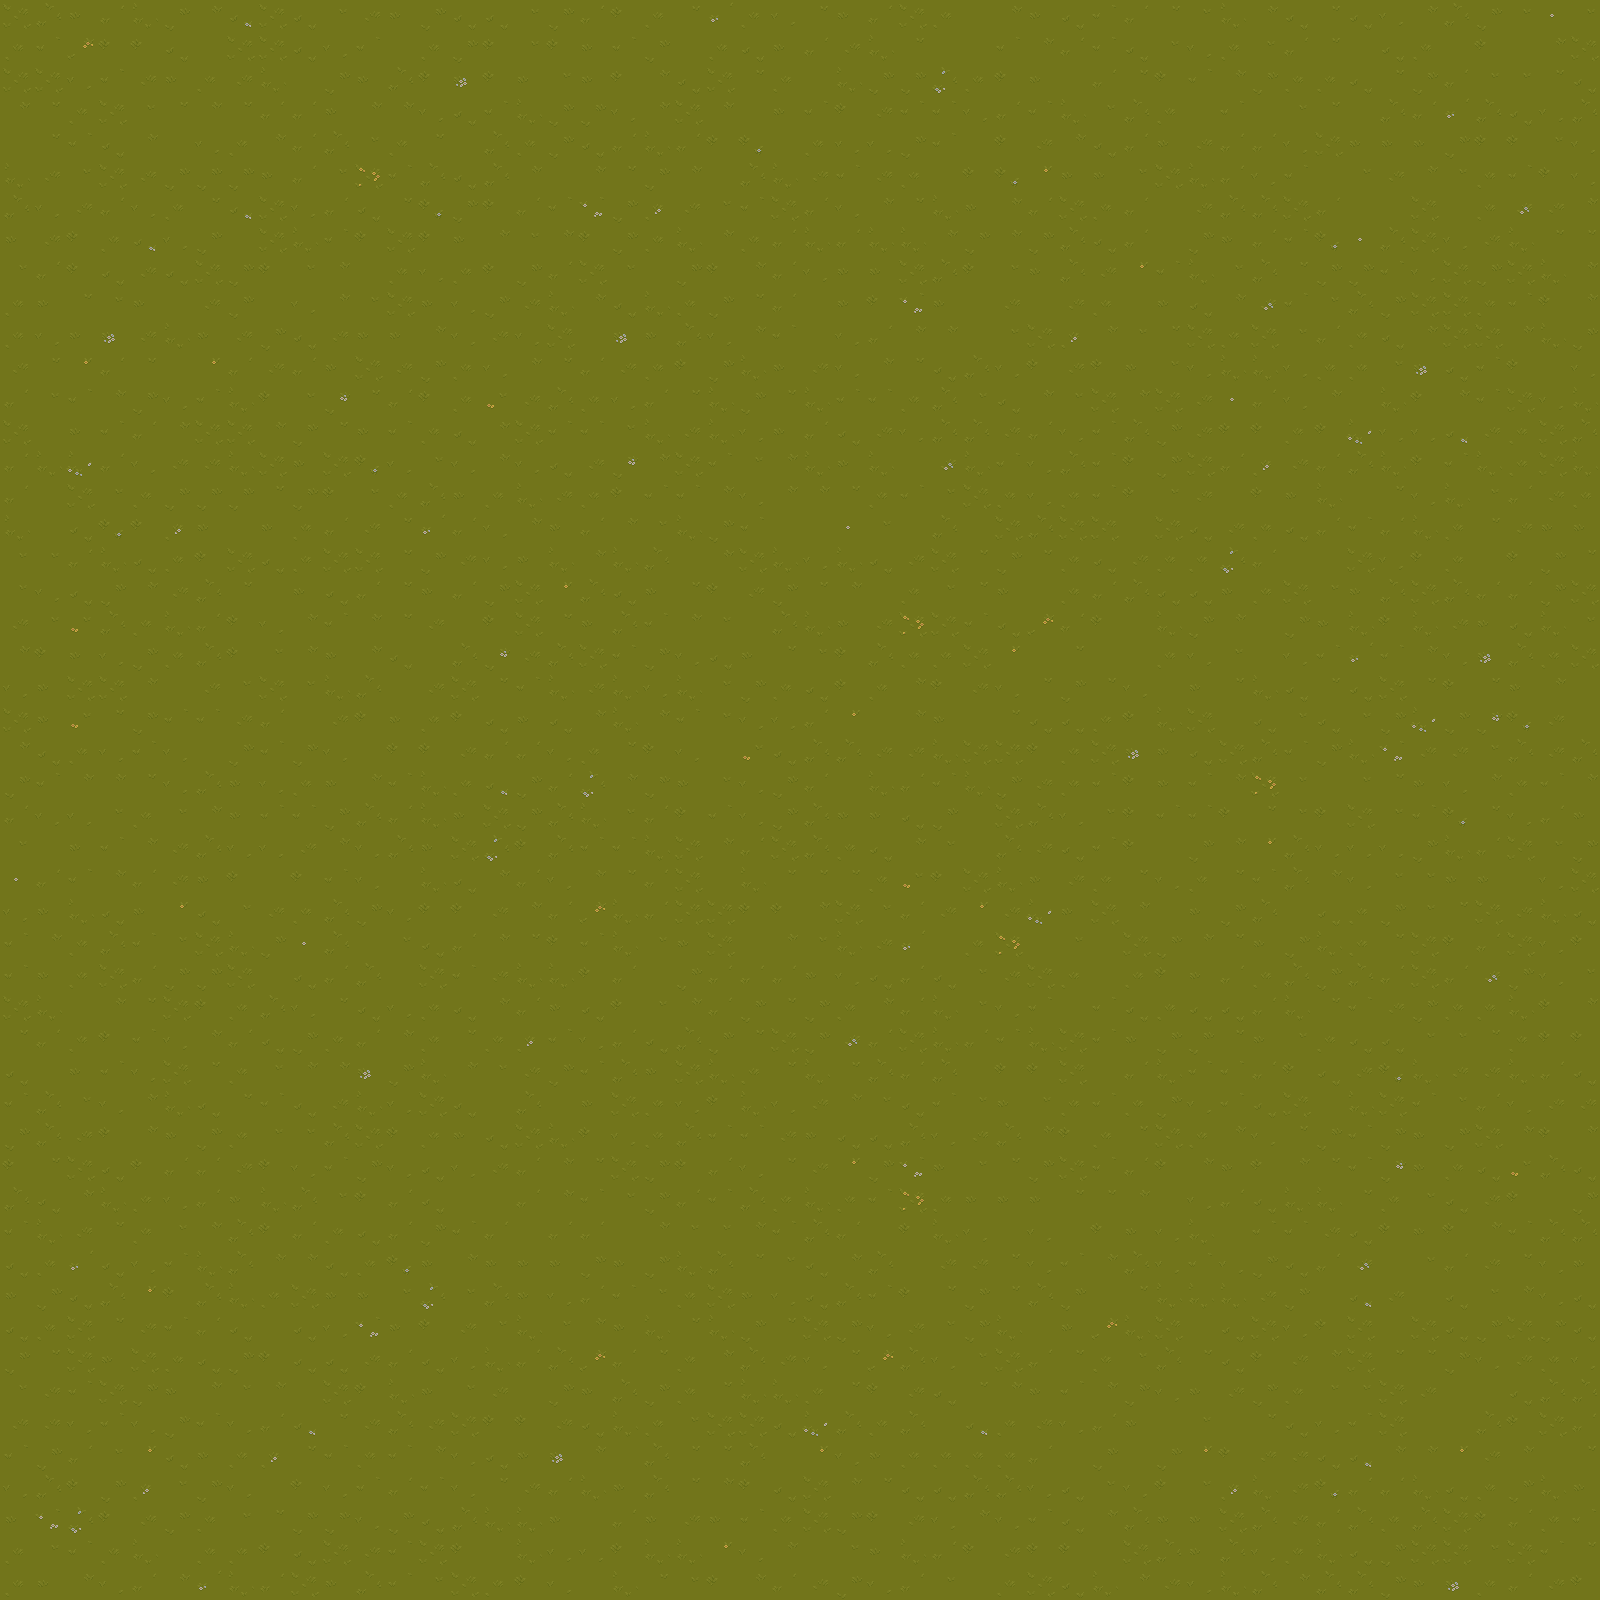

The image is a tile-based game level rendered from a .tmx file. Its description and complete source (layers, tilesets, objects, tile grids) follow:
An orthogonal 50x50 tile map with 32x32 px tiles, 1 tile layer (Ground), 2 tilesets and 2 objects (2x StaticStructure).

<map version="1.10" tiledversion="1.11.0" orientation="orthogonal" renderorder="right-down" width="50" height="50" tilewidth="32" tileheight="32" infinite="0" nextlayerid="4" nextobjectid="8">
 <tileset firstgid="1" source="TX Tileset Grass.tsx" />
 <tileset firstgid="65" source="Structures.tsx" />
 <layer id="1" name="Ground" width="50" height="50">
  <data encoding="csv">
26,18,9,27,25,10,11,8,26,4,17,28,9,10,4,4,17,10,27,2,19,20,31,19,12,20,9,27,26,19,1,11,9,4,3,27,20,17,25,11,4,20,4,12,11,18,10,17,5,17,
19,3,15,2,2,4,1,26,26,4,12,3,1,19,10,2,17,2,9,3,10,1,19,4,9,27,28,25,20,1,1,3,11,27,3,4,17,12,19,17,27,20,1,4,19,1,2,1,11,26,
26,26,12,3,28,9,19,28,25,1,10,9,18,2,13,2,9,17,9,2,11,4,26,20,19,1,25,10,10,22,19,2,9,1,27,20,2,3,11,10,19,19,4,20,10,27,17,17,20,4,
11,20,19,26,17,20,11,20,27,27,9,11,11,12,4,3,25,10,10,12,11,26,11,1,9,3,2,28,3,3,12,27,3,25,17,18,19,1,3,1,17,20,1,18,27,31,18,4,12,18,
1,20,3,4,11,1,12,19,11,27,18,17,19,20,1,18,19,10,4,27,25,27,2,6,1,19,12,12,10,3,1,2,28,11,4,27,9,28,27,27,12,26,9,9,9,10,2,2,17,12,
25,28,17,26,28,10,10,10,9,27,17,30,3,18,4,18,11,1,11,20,10,11,1,18,25,28,3,28,19,1,2,6,24,9,9,17,26,25,27,12,3,1,17,28,11,17,19,3,2,12,
18,12,28,27,12,19,20,8,26,12,27,4,20,6,10,2,27,3,7,10,23,28,17,3,26,27,12,11,20,25,9,11,27,26,19,27,1,28,18,18,26,27,1,1,26,1,19,32,28,11,
9,28,2,19,8,12,10,1,26,25,3,2,26,2,9,11,17,11,2,10,19,25,11,19,27,25,27,25,25,11,10,11,10,18,4,27,1,10,9,27,3,6,5,18,26,12,28,25,20,20,
17,27,2,4,28,4,26,10,2,17,11,1,19,12,19,2,10,27,26,17,1,10,2,11,27,12,9,9,26,18,2,17,9,18,28,24,3,25,17,18,20,10,10,3,12,26,10,26,25,11,
19,9,20,17,9,1,28,10,1,12,11,17,26,9,12,10,28,25,11,4,25,19,10,20,27,1,9,2,7,9,1,28,1,28,19,1,9,4,11,32,3,17,18,10,26,26,19,3,2,11,
19,12,9,13,28,25,9,28,10,4,28,9,9,11,12,28,12,26,1,13,9,18,12,11,3,1,12,27,11,11,1,17,26,23,11,17,20,26,19,26,17,27,19,4,11,26,26,11,25,10,
28,20,24,27,20,1,24,27,28,27,9,26,28,10,19,12,11,20,27,28,19,2,10,25,9,28,12,11,20,4,18,12,2,28,2,9,17,12,25,25,12,19,19,17,13,4,3,2,1,12,
27,17,3,11,10,12,3,25,2,17,14,20,27,2,19,21,28,18,19,12,27,20,25,10,20,25,3,3,19,18,17,4,11,17,26,11,26,28,5,27,12,11,1,25,2,11,3,26,12,25,
26,1,9,3,27,11,26,26,11,10,20,9,3,19,4,11,26,3,3,17,25,28,25,12,9,27,4,28,12,18,18,28,27,12,3,18,10,28,2,2,19,2,29,12,12,8,28,19,26,18,
27,25,29,27,12,28,28,25,26,9,26,6,12,17,12,11,12,4,28,14,11,26,3,17,11,25,9,25,1,32,25,3,12,18,3,2,10,26,27,23,28,27,18,25,2,3,25,19,26,25,
27,1,26,17,19,10,10,10,20,10,2,17,19,18,9,19,25,28,19,2,3,3,11,12,11,11,20,19,3,17,26,19,12,19,3,2,17,28,1,2,9,25,1,20,12,25,17,27,28,19,
25,1,4,6,2,23,9,1,9,19,27,28,20,31,27,12,11,9,27,11,17,25,10,3,1,1,5,17,1,18,1,26,18,26,26,1,26,4,28,19,4,27,3,27,25,19,20,28,9,9,
17,17,27,25,4,19,2,26,4,19,26,26,20,10,28,12,9,25,11,25,18,1,11,26,25,12,25,4,28,26,20,10,20,19,4,28,19,19,22,27,1,1,26,12,2,19,1,2,10,20,
17,12,4,10,11,28,18,20,1,9,4,27,20,9,27,10,26,24,18,4,9,20,2,28,10,20,11,1,19,17,20,9,1,19,27,18,4,4,9,19,26,17,9,18,26,18,27,27,10,26,
28,17,21,18,19,25,27,2,12,11,3,11,20,28,1,2,26,20,9,18,3,11,17,1,18,25,9,28,30,26,3,4,15,27,2,1,25,10,11,1,10,9,25,2,25,28,9,4,25,17,
11,2,9,12,10,19,18,2,17,11,9,11,4,1,18,14,28,18,26,3,10,12,4,9,20,17,2,18,19,19,26,24,1,20,1,1,19,12,17,1,12,3,31,3,11,12,13,18,19,26,
12,9,26,26,11,1,28,17,26,17,25,18,1,28,26,20,3,25,28,25,16,25,17,10,19,4,2,19,11,2,28,12,20,10,20,12,1,9,20,25,4,20,4,26,20,2,20,9,11,1,
26,9,21,20,10,3,3,28,27,1,28,2,9,19,2,4,9,4,11,25,11,3,17,12,12,27,24,1,11,9,1,20,4,4,19,2,25,26,1,4,17,4,17,10,29,10,14,6,28,1,
11,4,19,12,3,12,1,10,3,10,12,1,2,2,28,27,27,12,19,20,2,12,1,21,4,18,18,28,28,25,26,26,2,19,26,13,9,4,26,18,3,10,25,7,28,28,17,18,28,18,
10,3,11,11,20,12,18,9,12,19,9,11,3,25,19,8,10,27,22,11,10,9,17,12,10,27,1,25,27,3,25,10,28,19,3,2,9,3,11,30,17,1,17,20,9,12,11,19,3,11,
27,12,12,17,19,17,11,9,3,3,10,18,27,25,9,26,10,18,25,17,27,2,3,16,10,18,9,9,4,10,1,26,18,12,17,2,3,3,2,20,17,2,26,17,3,6,20,12,27,9,
17,1,9,3,11,28,18,12,12,28,11,12,18,9,26,22,2,18,3,3,25,26,11,27,26,18,19,4,11,17,1,18,28,4,3,2,1,10,11,24,18,12,12,12,10,25,27,26,17,10,
5,27,3,11,27,28,9,2,1,2,3,12,1,25,4,11,27,12,11,20,27,26,1,25,20,20,20,19,21,2,26,25,9,28,19,20,12,19,20,3,18,11,12,17,17,9,9,1,12,26,
12,9,25,4,9,24,4,17,28,19,18,10,12,2,2,28,11,27,15,25,27,26,26,2,2,11,26,17,27,28,24,28,29,9,26,11,1,9,10,18,1,4,19,10,17,20,26,28,25,4,
3,11,19,18,3,17,26,25,10,5,18,1,17,4,27,11,20,2,3,25,17,9,26,1,11,17,25,28,31,1,19,30,1,17,1,26,10,11,20,9,10,25,19,20,26,2,27,26,12,2,
3,9,19,26,27,10,10,26,1,4,27,18,1,26,3,28,25,25,2,27,1,10,27,27,27,9,12,4,27,4,17,28,26,19,1,19,2,9,27,19,18,10,18,27,26,27,32,10,12,17,
26,25,1,11,20,26,2,19,18,12,20,4,12,19,4,11,27,9,4,2,17,11,27,10,20,10,19,11,27,25,17,12,3,1,3,4,19,4,4,27,25,20,3,28,10,19,19,25,2,11,
20,27,19,2,3,12,11,27,4,10,19,27,11,19,20,19,23,3,12,27,4,18,10,20,26,10,32,27,26,25,27,3,25,26,3,9,10,10,20,9,17,19,4,4,17,17,20,19,2,2,
4,1,9,3,12,26,20,19,17,11,11,13,10,25,11,17,28,10,3,18,9,26,25,19,20,25,20,18,27,18,1,2,2,26,1,27,25,3,3,27,2,4,28,6,25,28,28,25,27,4,
3,18,17,12,11,25,4,20,3,4,28,25,12,26,4,1,18,1,9,26,19,12,2,25,12,28,11,17,4,3,17,9,17,19,3,19,10,12,3,4,26,1,25,26,3,17,27,12,28,28,
10,18,28,2,11,9,10,19,17,17,18,26,2,19,9,4,26,25,2,16,19,18,3,3,28,9,4,4,18,12,28,18,11,2,19,20,26,19,11,12,20,10,3,10,9,10,26,11,2,11,
2,20,26,4,2,27,27,28,2,12,3,10,12,4,12,28,27,11,20,26,10,2,27,12,20,28,24,10,7,9,17,20,10,26,3,27,2,11,9,2,11,20,3,14,9,19,4,21,18,4,
18,4,11,25,19,12,27,9,25,18,17,2,27,4,1,1,27,11,3,17,10,27,3,18,19,25,19,3,30,19,9,9,9,20,20,11,1,12,27,4,25,25,20,19,17,4,28,2,1,10,
3,25,28,20,19,17,11,18,2,27,19,4,27,10,3,27,1,27,27,1,11,17,17,11,3,18,27,1,2,25,12,1,12,1,2,9,12,25,1,3,3,28,4,2,9,2,11,3,18,18,
4,19,31,4,12,3,25,18,11,11,4,19,6,9,11,9,9,9,10,9,10,25,18,20,17,4,11,18,1,28,28,20,12,3,11,18,12,3,12,10,4,27,32,1,17,27,28,20,12,9,
9,10,4,18,24,2,18,25,19,26,9,9,17,22,17,18,9,12,27,3,17,19,26,9,12,4,18,3,2,20,10,20,18,10,1,20,25,25,25,28,10,1,8,28,1,4,17,11,12,4,
4,19,26,20,28,3,27,4,1,4,16,7,9,2,28,17,25,17,11,9,25,20,25,10,20,26,10,12,28,17,10,25,1,9,15,25,26,1,4,26,12,2,26,1,26,4,10,26,10,4,
10,20,26,9,26,19,4,10,2,4,4,28,27,4,12,25,27,18,15,27,20,19,11,18,28,12,20,15,18,12,17,26,27,20,19,17,18,20,4,2,28,11,26,20,20,10,12,28,19,12,
17,28,3,26,10,9,11,17,11,1,26,2,25,9,17,28,1,10,9,18,10,19,20,25,25,19,20,2,28,4,20,11,9,3,11,10,12,9,28,10,19,17,17,26,28,1,1,4,18,18,
28,28,12,3,12,10,3,12,27,8,20,28,18,28,26,2,2,28,4,25,19,17,26,26,4,29,18,19,18,1,8,19,28,12,27,9,1,17,1,20,4,12,3,26,1,1,18,2,26,27,
3,10,27,17,24,4,9,19,23,20,3,19,3,11,12,4,9,13,11,1,18,20,20,18,1,24,12,9,19,19,19,19,27,1,10,1,10,24,2,28,28,4,8,11,11,24,28,11,1,20,
12,18,2,10,23,17,10,12,1,2,12,3,27,3,12,20,28,27,25,9,18,20,11,2,4,26,11,20,4,4,18,18,12,4,17,12,2,17,23,25,28,6,27,27,25,4,19,10,25,9,
9,7,22,2,28,10,19,17,20,10,10,12,10,4,18,25,25,9,1,27,9,28,9,3,19,26,10,2,28,12,11,12,3,4,11,18,9,9,26,18,28,27,18,19,18,26,2,27,19,3,
19,17,3,19,25,1,19,19,2,4,26,28,3,26,2,1,25,12,12,2,25,25,24,12,11,1,17,9,25,27,2,28,2,2,1,26,18,9,18,12,19,25,4,10,26,26,17,26,3,20,
19,9,11,12,27,11,31,25,27,26,9,18,3,17,26,19,2,12,1,25,20,17,2,11,27,28,10,12,27,17,1,19,26,4,25,11,28,12,25,18,11,18,18,10,9,13,19,27,28,2
</data>
 </layer>
 <objectgroup id="3" name="StaticStructures">
  <object id="1" name="platform" type="StaticStructure" gid="74" x="752.5" y="832" width="94" height="72" />
  <object id="2" name="platform_runes" type="StaticStructure" gid="75" x="758.5" y="822" width="83" height="59" />
 </objectgroup>
</map>
